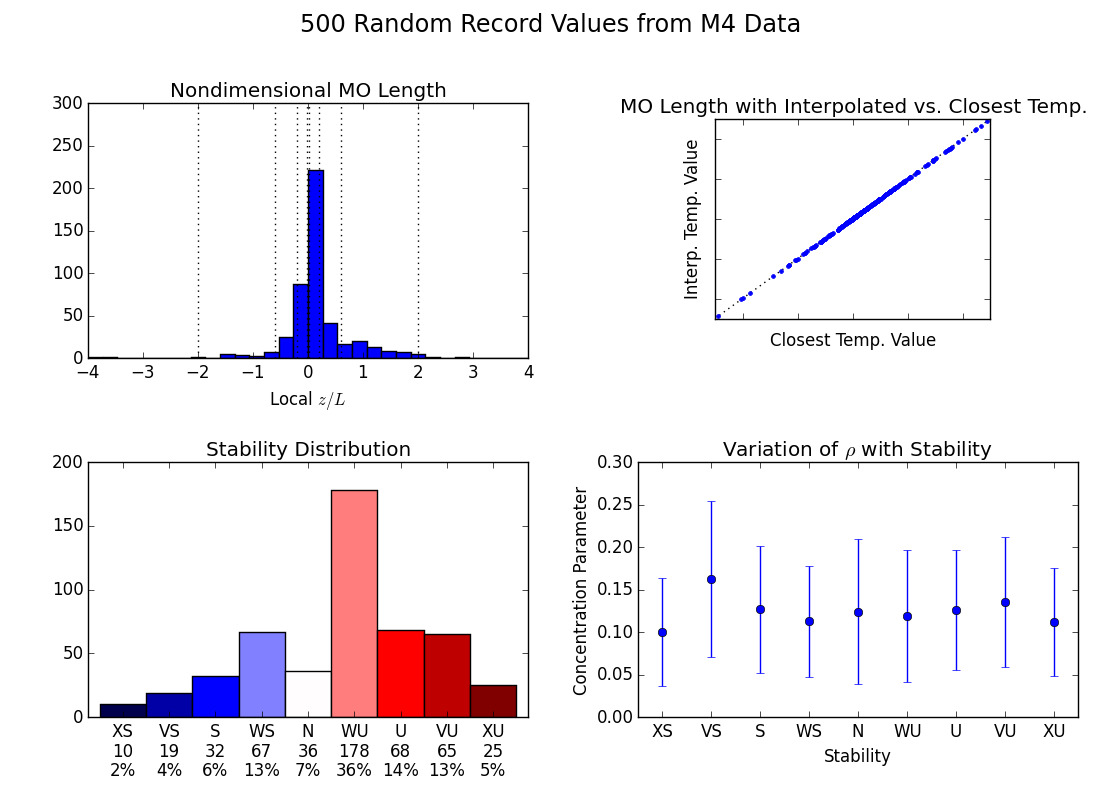

Write Python code to recreate this figure.
"""
Demonstration of calculation of ``local'' Obukhov length for random records
"""
import sys
libpath = 'C:\\Users\\jrinker\\Documents\\GitHub\\dissertation'
if (libpath not in sys.path): sys.path.append(libpath)

import JR_Library.main as jr
import scipy.io as scio
import random
import calendar, time
import numpy as np
import matplotlib.pyplot as plt

# %% =============== draw samples of records, save metadata ===================
#n_recs  = 500                               # no. random records to draw
#yearRng = [2012,2015]                       # range of years
#fields = jr.metadataFields('NREL')          # MD fields
#
#CSLim  = 3                          # lower cup speed limit
#dir1   = 240                        # CCW edge for direction range
#dir2   = 315                        # CW edge for direction range
#preLim = 2.7                        # lower precipitation limit
#
## column indices for each value
#CScol  = fields.index('Wind_Speed_Cup')
#dirCol = fields.index('Wind_Direction')
#preCol = fields.index('Precipitation')
#
#i_rec = 0
#metadata = np.empty((n_recs,len(fields)))
#while i_rec < n_recs:
#    
#    # draw random time stamp/height
#    year   = random.randint(yearRng[0],yearRng[1])
#    month  = random.randint(1,12)
#    day    = random.randint(1,31)
#    hour   = random.randint(0,23)
#    minute = random.randint(0,6)*10
#    height = random.choice([15,30,50,76,100,131])
#    time_tup = (year,month,day,hour,minute,height)
#        
#    # check if it exists
#    fpath = jr.NRELtime2fpath(time_tup)
#    if len(fpath) > 0:
#        
#        # load structure
#        struc = scio.loadmat(fpath)
#        
#        # calculate parameters
#        row = jr.extractNRELparameters(struc,height)
#        row[0] = jr.timetup2flt(time_tup)
#        row[1] = calendar.timegm(time.gmtime())
#        row[2] = height
#        
#        flagCS   = row[CScol] > CSLim
#        flagDir1 = row[dirCol] >= dir1
#        flagDir2 = row[dirCol] <= dir2
#        flagPrec = row[preCol] >= preLim
#        flagNaN  = not np.isnan(row[6])
#        
#        if (flagCS and flagDir1 and flagDir2 and flagPrec and flagNaN):
#            metadata[i_rec] = row.reshape(1,len(fields))
#    
#            i_rec += 1
#            
#            if not (i_rec % 5): print(i_rec)
                
# %% ============================== analysis ==================================


## get indices
#rhoCol    = fields.index('Concentration_u')
#zCol      = fields.index('Height')
#L_intrCol = fields.index('MO_Length_interp')
#L_nearCol = fields.index('MO_Length_near')
#
## extract values
#rho    = metadata[:,rhoCol]
#z      = metadata[:,zCol]
#L_intr = metadata[:,L_intrCol]
#L_near = metadata[:,L_nearCol]
#zeta   = z / L_intr
#
## separate by stability classes
#xs_idx = np.where(zeta < -2)[0]
#vs_idx = np.where(np.logical_and(zeta >= -2., zeta < -0.6))[0]
#s_idx  = np.where(np.logical_and(zeta >= -0.6, zeta < -0.2))[0]
#ws_idx = np.where(np.logical_and(zeta >= -0.2, zeta < -0.02))[0]
#n_idx  = np.where(np.logical_and(zeta >= -0.02, zeta < 0.02))[0]
#wu_idx = np.where(np.logical_and(zeta >= 0.02, zeta < 0.2))[0]
#u_idx  = np.where(np.logical_and(zeta >= 0.2, zeta < 0.6))[0]
#vu_idx = np.where(np.logical_and(zeta >= 0.6, zeta < 2.))[0]
#xu_idx = np.where(zeta >= 2.)[0]
#stab_cts = np.array([xs_idx.size,vs_idx.size,s_idx.size,ws_idx.size,n_idx.size, \
#            wu_idx.size,u_idx.size,vu_idx.size,xu_idx.size])
#rho_xs = rho[xs_idx]
#rho_vs = rho[vs_idx]
#rho_s  = rho[s_idx]
#rho_ws = rho[ws_idx]
#rho_n  = rho[n_idx]
#rho_wu = rho[wu_idx]
#rho_u  = rho[u_idx]
#rho_vu = rho[vu_idx]
#rho_xu = rho[xu_idx]        

# initialize figure
plt.figure(1,figsize=(11,8))
plt.clf()
plt.figtext(0.5,0.96,'500 Random Record Values from M4 Data', \
    ha='center',fontsize='x-large')
        
# PLOT 1: interpolated versus closest MO lengths
#plt.figure(1,figsize=(5,5))
ax1 = plt.axes([0.65,0.60,0.25,0.25])
plt.plot([-40000,40000],[-40000,40000],'k:')
plt.plot(L_near,L_intr,'.')
plt.xlim([-5000,5000])
plt.ylim([-5000,5000])
ax1.set_xticklabels([])
ax1.set_yticklabels([])
plt.xlabel('Closest Temp. Value')
plt.ylabel('Interp. Temp. Value')
plt.title('MO Length with Interpolated vs. Closest Temp.')

# PLOT 2: histogram of z/L
#plt.figure(2,figsize=(7,4))
#plt.clf()
ax = plt.axes([0.08,0.55,0.4,0.32])
stab_cutoffs = [-2.,-0.6,-0.2,-0.02,0.02,0.2,0.6,2]
for i in range(len(stab_cutoffs)):
    plt.plot([stab_cutoffs[i],stab_cutoffs[i]],[0,300],'k:')
plt.hist(zeta,bins=np.linspace(-4,4,31))
plt.xlabel('Local $z/L$')
plt.title('Nondimensional MO Length')
#plt.tight_layout()

# PLOT 3: histogram of stability conditions
#plt.figure(3,figsize=(7,4))
#plt.clf()
ax = plt.axes([0.08,0.10,0.4,0.32])
stab_lbls = ['XS','VS','S','WS','N','WU','U','VU','XU']
bin_cntrs = np.arange(-4,5)
cmap = plt.get_cmap('seismic')
patches = plt.bar(bin_cntrs,stab_cts,width=1.,align='center',facecolor='white')
for patch, bin_cntr in zip(patches, bin_cntrs):
    patch.set_facecolor(cmap((bin_cntr-4.)/8.+1.))
plt.xlim([-4.75,4.75])
plt.ylim([0,200])
plt.xticks(bin_cntrs, stab_lbls)
plt.title('Stability Distribution')
for count, x in zip(stab_cts, bin_cntrs):
    # Label the raw counts
    ax.annotate(str(count), xy=(x, 0), xycoords=('data', 'axes fraction'),
        xytext=(0, -18), textcoords='offset points', va='top', ha='center')

    # Label the percentages
    percent = '%0.0f%%' % (100 * float(count) / stab_cts.sum())
    ax.annotate(percent, xy=(x, 0), xycoords=('data', 'axes fraction'),
        xytext=(0, -32), textcoords='offset points', va='top', ha='center')

# PLOT 4: scaterplot of rho and L
#plt.figure(4,figsize=(7,4.5))
#plt.clf()
ax = plt.axes([0.58,0.10,0.40,0.32])
rho_mean = [np.mean(rho_xs),np.mean(rho_vs),np.mean(rho_s),np.mean(rho_ws), \
    np.mean(rho_n),np.mean(rho_wu),np.mean(rho_u),np.mean(rho_vu), \
    np.mean(rho_xu)]
rho_std  = [np.std(rho_xs),np.std(rho_vs),np.std(rho_s),np.std(rho_ws), \
    np.std(rho_n),np.std(rho_wu),np.std(rho_u),np.std(rho_vu), \
    np.std(rho_xu)]
plt.errorbar(bin_cntrs,rho_mean,yerr=rho_std,fmt='o')
plt.xlim(-4.5,4.5)
plt.xticks(bin_cntrs, stab_lbls)
plt.xlabel('Stability')
plt.ylabel('Concentration Parameter')
plt.title(r'Variation of $\rho$ with Stability')
#plt.tight_layout()
